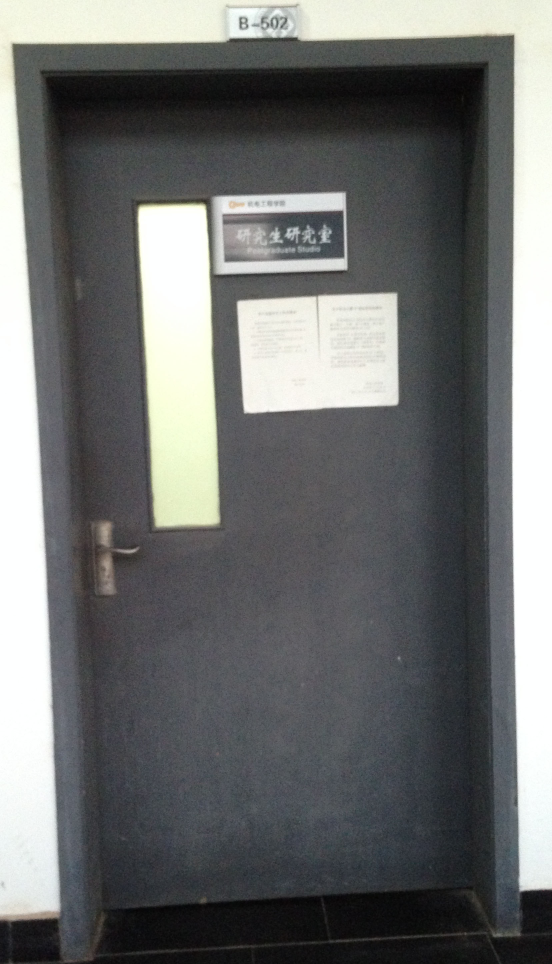
//> input picture examples/IMG_1019.JPG, 1656 x 2892 px (shown at 1/3 size)
$ ./removedistortion ../examples/ ../examples/IMG_1019.JPG   (built with g++ and OpenCV 4)
//> lines starting //> are read from the running program, lines starting //| are printed output that depends on the picture

#include <stdlib.h>
#include <stdio.h>
#include <math.h>
#include <opencv/highgui.h>
#include <opencv/cv.h>
#include <iostream>
#include <dirent.h>
#include <string>
#include <unistd.h>

#define PI 3.14159265

using namespace cv;
using namespace std;

#define CLIP2(minv, maxv, value) (min(maxv, max(minv, value))) // choose the between value
CvMat* cvmGetCol(CvMat * src, int iCol){
    int i;
    int nRow = src->rows;
    CvMat *curCol = cvCreateMat(nRow, 1, src->type);
    for (i = 0; i<nRow; i++)
        cvmSet(curCol, i , 0, cvmGet(src, i , iCol));
    return curCol;
}
// [10 lines of commented-out code are left out]

int main (int argc, char *argv[])
{
    // [5 lines of commented-out code are left out]
    uchar *data_in, *data_affine, *data_scene, *data_interp;
    int height, width, step, channels;

    //int i, j, k;
    //double distp_x, distp_y;
    int  curpi, curpj;

    if(argc<3){
        printf("Usage: main filefolder degree\n\7");
        exit(0);
    }

// X_c is the camera image, X_a is the affinely rectified image, X is the ture image
// X_a = H_1*X_c; X_a=H_2*X
// load the distorted image X_c

    DIR *dir;
    struct dirent *ent;
    dir = opendir(argv[1]);
    string filepath, dirpath;
    dirpath = argv[1];
    int counter_image =0;
    while ((ent = readdir(dir)) != NULL) {


        // [9 lines of commented-out code are left out]
        counter_image++;
        cout << "Num of the Processing image : " << counter_image << endl;
        ostringstream convert;
        convert << counter_image;
        string filename_i = convert.str();
        string if_file = ent->d_name;
        if (if_file == ".." || if_file == "."){
            //cout << "test ---" << endl;
            continue;
        }
        printf("%s\n", ent->d_name);

chdir(argv[1]);
IplImage* img_in = cvLoadImage(ent->d_name);
//> img_in is the input picture: 2892 rows x 1656 cols, CV_8UC3; mean B, G, R 112, 112.5, 110.9
if(!img_in){
    printf("Could not load image file: %s\n", argv[1]);
    exit(0);
}

    // tmp image

    int height_tmp, width_tmp;
    width  = img_in->width;
//> width = 1656
    height = img_in->height;
//> height = 2892
    height_tmp = height*2;
//> height_tmp = 5784
    width_tmp  = width*2;
//> width_tmp = 3312
    channels = img_in->nChannels;
//> channels = 3
    IplImage* tmp_image = cvCreateImage(cvSize(width_tmp, height_tmp), IPL_DEPTH_8U, channels);
    cvZero(tmp_image);

    /*
    char* input_2 = argv[2];
    int input_2_int = atoi(input_2);
    if(input_2_int == 0) {
    */
        cout << "Put original image into the LEFT-TOP of 2x size image. And Success!" << endl;
        for(int i = 0; i<height; i++) {
            for(int j =0; j <width; j++) {
                cvSet2D(tmp_image, i, j, cvGet2D(img_in, i ,j));
            }
        }
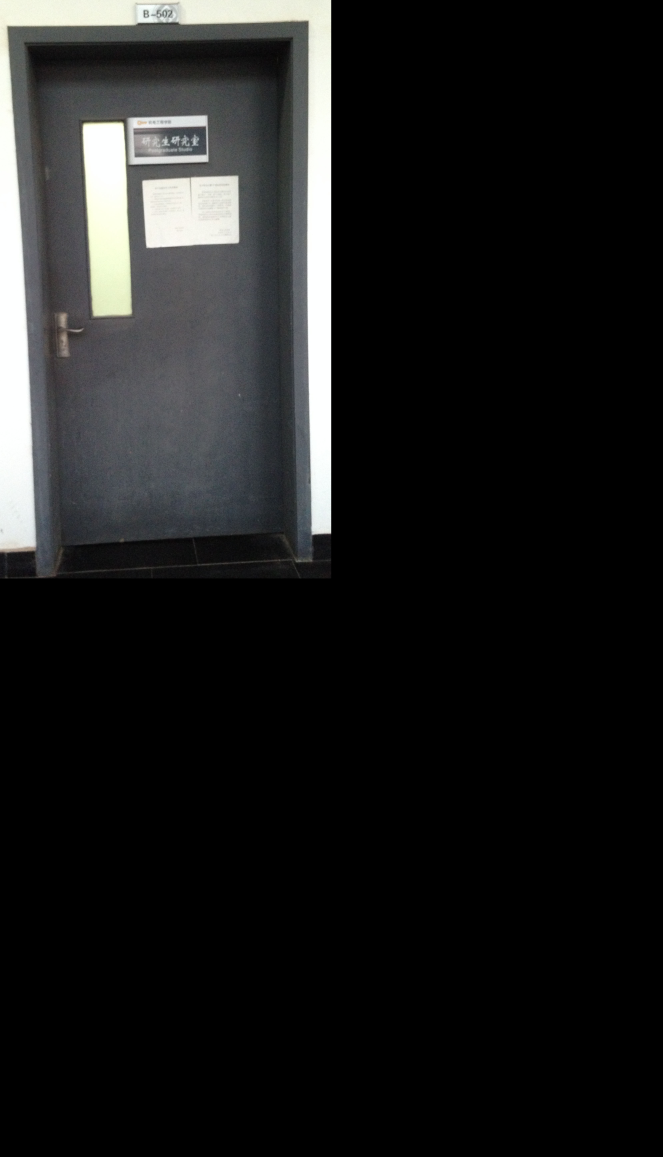
//> tmp_image: 5784 rows x 3312 cols, CV_8UC3 (shown at 1/5 size); mean B, G, R 28, 28.1, 27.7
    // [15 lines of commented-out code are left out]

    img_in = tmp_image;

    // tmp image

height=img_in->height;
//> height = 5784
width=img_in->width;
//> width = 3312
step=img_in->widthStep;
//> step = 9936
channels=img_in->nChannels;
data_in=(uchar *)img_in->imageData;
printf("Processing a %d x %d image with %d channels\n", height, width, channels);
//| Processing a 5784 x 3312 image with 3 channels
CvMat *check = cvCreateMat(height, width, CV_64FC1);
cvZero(check);

// allocate the output image and initialize
IplImage* img_affine = cvCreateImage(cvSize(width, height), IPL_DEPTH_8U, channels);
IplImage* img_scene = cvCreateImage(cvSize(width, height), IPL_DEPTH_8U, channels);
IplImage* img_tmp = cvCreateImage(cvSize(width, height), IPL_DEPTH_8U, channels);
cvZero(img_tmp);
cvZero(img_affine);
cvZero(img_scene);
data_affine = (uchar*)img_affine->imageData;
data_scene = (uchar*)img_scene->imageData;

// remove projective distortion
CvMat * vetex = cvCreateMat(3,4,CV_64FC1);

// [36 lines of commented-out code are left out]

    char* input_2 = argv[2];
    int input_2_int = atoi(input_2);
    string affine_name_t;
    string scene_name_t;
    if(input_2_int == 30) {
        //double vetexdata[] = {1124,1324,1124,1324,1537,1532,1727,1732,1,1,1,1};
        //CvMat  tmp_vetex = cvMat(3,4,CV_64FC1, vetexdata);
        //vetex = (&tmp_vetex);
        cvmSet(vetex,0,0,1124);cvmSet(vetex,1,0,1537);cvmSet(vetex,2,0,1);
        cvmSet(vetex,0,1,1324);cvmSet(vetex,1,1,1532);cvmSet(vetex,2,1,1);
        cvmSet(vetex,0,2,1124);cvmSet(vetex,1,2,1727);cvmSet(vetex,2,2,1);
        cvmSet(vetex,0,3,1324);cvmSet(vetex,1,3,1732);cvmSet(vetex,2,3,1);
        for(int x =0; x< 3;x++)
        {
            for(int y=0; y< 4;y++)
            {
                printf("%lf ",cvmGet(vetex,x,y));

            }
            cout<<endl;
        }
        affine_name_t.append("affine_");
        affine_name_t.append("30_");
        affine_name_t.append(filename_i);
        affine_name_t.append(".jpg");
        scene_name_t.append("scene_");
        scene_name_t.append("30_");
        scene_name_t.append(filename_i);
        scene_name_t.append(".jpg");

    }
    if(input_2_int == 45) {
        //double vetexdata[] = {1124,1324,1124,1324,1537,1532,1727,1732,1,1,1,1};
        //CvMat  tmp_vetex = cvMat(3,4,CV_64FC1, vetexdata);
        //vetex = (&tmp_vetex);
        cvmSet(vetex,0,0,1074);cvmSet(vetex,1,0,1540);cvmSet(vetex,2,0,1);
        cvmSet(vetex,0,1,1374);cvmSet(vetex,1,1,1532);cvmSet(vetex,2,1,1);
        cvmSet(vetex,0,2,1074);cvmSet(vetex,1,2,1724);cvmSet(vetex,2,2,1);
        cvmSet(vetex,0,3,1374);cvmSet(vetex,1,3,1732);cvmSet(vetex,2,3,1);
        for(int x =0; x< 3;x++)
        {
            for(int y=0; y< 4;y++)
            {
                printf("%lf ",cvmGet(vetex,x,y));

            }
            cout<<endl;
        }
        affine_name_t.append("affine_");
        affine_name_t.append("45_");
        affine_name_t.append(filename_i);
        affine_name_t.append(".jpg");
        scene_name_t.append("scene_");
        scene_name_t.append("45_");
        scene_name_t.append(filename_i);
        scene_name_t.append(".jpg");

    }
    if(input_2_int == 60) {
        //double vetexdata[] = {1124,1324,1124,1324,1537,1532,1727,1732,1,1,1,1};
        //CvMat  tmp_vetex = cvMat(3,4,CV_64FC1, vetexdata);
        //vetex = (&tmp_vetex);
        cvmSet(vetex,0,0,1024);cvmSet(vetex,1,0,1542);cvmSet(vetex,2,0,1);
        cvmSet(vetex,0,1,1424);cvmSet(vetex,1,1,1532);cvmSet(vetex,2,1,1);
        cvmSet(vetex,0,2,1024);cvmSet(vetex,1,2,1722);cvmSet(vetex,2,2,1);
        cvmSet(vetex,0,3,1424);cvmSet(vetex,1,3,1732);cvmSet(vetex,2,3,1);
        for(int x =0; x< 3;x++)
        {
            for(int y=0; y< 4;y++)
            {
                printf("%lf ",cvmGet(vetex,x,y));

            }
            cout<<endl;
        }
        affine_name_t.append("affine_");
        affine_name_t.append("60_");
        affine_name_t.append(filename_i);
        affine_name_t.append(".jpg");
        scene_name_t.append("scene_");
        scene_name_t.append("60_");
        scene_name_t.append(filename_i);
        scene_name_t.append(".jpg");

    }
    if(input_2_int == 75) {
        //double vetexdata[] = {1124,1324,1124,1324,1537,1532,1727,1732,1,1,1,1};
        //CvMat  tmp_vetex = cvMat(3,4,CV_64FC1, vetexdata);
        //vetex = (&tmp_vetex);
        cvmSet(vetex,0,0,924);cvmSet(vetex,1,0,1545);cvmSet(vetex,2,0,1);
        cvmSet(vetex,0,1,1524);cvmSet(vetex,1,1,1532);cvmSet(vetex,2,1,1);
        cvmSet(vetex,0,2,924);cvmSet(vetex,1,2,1719);cvmSet(vetex,2,2,1);
        cvmSet(vetex,0,3,1524);cvmSet(vetex,1,3,1732);cvmSet(vetex,2,3,1);
        for(int x =0; x< 3;x++)
        {
            for(int y=0; y< 4;y++)
            {
                printf("%lf ",cvmGet(vetex,x,y));

            }
            cout<<endl;
        }
        affine_name_t.append("affine_");
        affine_name_t.append("75_");
        affine_name_t.append(filename_i);
        affine_name_t.append(".jpg");
        scene_name_t.append("scene_");
        scene_name_t.append("75_");
        scene_name_t.append(filename_i);
        scene_name_t.append(".jpg");

    }

    const char * affine_name = affine_name_t.c_str();
    const char * scene_name = scene_name_t.c_str();


// ************* Affine Rectification ****************
CvMat *l1 = cvCreateMat(3,1,CV_64FC1);
CvMat *l2 = cvCreateMat(3,1,CV_64FC1);
CvMat *m1 = cvCreateMat(3,1,CV_64FC1);
CvMat *m2 = cvCreateMat(3,1,CV_64FC1);

CvMat *v1 = cvCreateMat(3,1,CV_64FC1);
CvMat *v2 = cvCreateMat(3,1,CV_64FC1);

CvMat *vanishL = cvCreateMat(3,1,CV_64FC1);

// p28 result2.4: l = X x X'
cvCrossProduct(cvmGetCol(vetex,0), cvmGetCol(vetex,1), l1);
cvCrossProduct(cvmGetCol(vetex,2), cvmGetCol(vetex,3), l2);
cvCrossProduct(cvmGetCol(vetex,0), cvmGetCol(vetex,2), m1);
cvCrossProduct(cvmGetCol(vetex,1), cvmGetCol(vetex,3), m2);
// p27 result2.2: X = l x l'
cvCrossProduct(l1, l2, v1);
cvCrossProduct(m1, m2, v2);

cvCrossProduct(v1, v2, vanishL);

// normalize vanishing line
// in order to map the distorted image back to the image window
// the result of following code is vanishL(x,y,1)
double scale = 1.0;
cvmSet(vanishL,0,0,cvmGet(vanishL,0,0)/cvmGet(vanishL,2,0)*scale);
cvmSet(vanishL,1,0,cvmGet(vanishL,1,0)/cvmGet(vanishL,2,0)*scale);
cvmSet(vanishL,2,0,1.0*scale);


/*
     [1 0 0]
  H1=[0 1 0]
     [x y 1] ->vanishL
  */
double H1data[] = {1,0,0,0,1,0,cvmGet(vanishL,0,0),cvmGet(vanishL,1,0),cvmGet(vanishL,2,0)};
CvMat H1 = cvMat(3,3,CV_64FC1, H1data);

// transform X_a = H_1 * X_c, where X_a is the affinely rectified image.
CvMat * ptx = cvCreateMat(3,1,CV_64FC1);
CvMat * ptxp = cvCreateMat(3,1,CV_64FC1);

cvmSet(&H1,2,2,1.0);
for (int i=0; i<height; i++){    // y - ver
    for(int j=0; j<width; j++){    // x - ver
        // set X_c
        cvmSet(ptxp,0,0,(double)j);
        cvmSet(ptxp,1,0,(double)i);
        cvmSet(ptxp,2,0,1.0);

        // compute X_a
        cvMatMul(&H1, ptxp, ptx);    // cvMatMul(src1, src2, dst)  , dst = src1*src2
        curpi = CLIP2(0, height-1, (int)(cvmGet(ptx,1,0)/cvmGet(ptx,2,0)));
        curpj = CLIP2(0, width-1, (int)(cvmGet(ptx,0,0)/cvmGet(ptx,2,0)));

        cvSet2D(img_affine, curpi, curpj, cvGet2D(img_in,i,j));
        cvmSet(check, curpi,curpj,1);
    }
}
//> img_affine: 5784 rows x 3312 cols, CV_8UC3; every value is 0
//> after the loop, ptxp = [3311, 5783, 1]; ptx = [3311, 5783, nan]; curpi = 0; curpj = 0

//  output reconstructed affine image
/*if (img_interp != NULL) {
	cvReleaseImage(&img_interp);
}*/
IplImage* img_interp = cvCloneImage(img_affine);
data_interp = (uchar *)img_interp->imageData;

// interpolation
double count;
for(int i=1; i<height-1; i++){      // y - ver
    for (int j=1; j<width -1; j++){     // x - ver
        if(cvmGet(check,i,j)== 0){
            count = (cvmGet(check,i-1,j)==1)+(cvmGet(check,i+1,j)==1)+
                    (cvmGet(check,i,j-1)==1)+(cvmGet(check,i,j+1)==1)+
                    (cvmGet(check,i-1,j-1)==1)+(cvmGet(check,i-1,j+1)==1)+
                    (cvmGet(check,i+1,j-1)==1)+(cvmGet(check,i+1,j+1)==1);
            if(count != 0){
                for(int k=0; k <channels; k++)
                    data_interp[i*step+j*channels+k] = (int)((data_affine[(i-1)*step+j    *channels+k]+data_affine[(i+1)*step+j    *channels+k]+
                                                              data_affine[i    *step+(j-1)*channels+k]+data_affine[i    *step+(j+1)*channels+k]+
                                                              data_affine[(i-1)*step+(j-1)*channels+k]+data_affine[(i-1)*step+(j+1)*channels+k]+
                                                              data_affine[(i+1)*step+(j-1)*channels+k]+data_affine[(i+1)*step+(j+1)*channels+k]
                                                              )/count);
            }
        }
    }
}
//> after the loop, count = 0
//if (img_affine != NULL) {
	cvReleaseImage(&img_affine);
//
img_affine = cvCloneImage(img_interp);
chdir("..");
//> (the run ends here: the program stops with an error, at `if(!cvSaveImage(affine_name, img_affine))`)

$ run again, on examples/rotate_scene_75_4.jpg
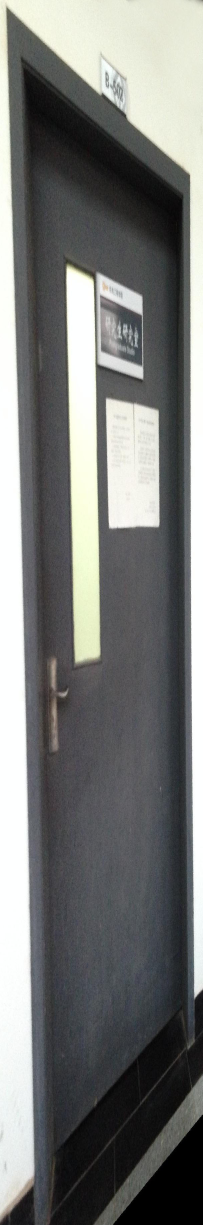
//> input picture examples/rotate_scene_75_4.jpg, 608 x 3674 px (shown at 1/3 size)
//> img_in is the input picture: 3674 rows x 608 cols, CV_8UC3; mean B, G, R 117.9, 119.5, 118.2
//> after the loop `for(int i = 0; i<height; i++)`:
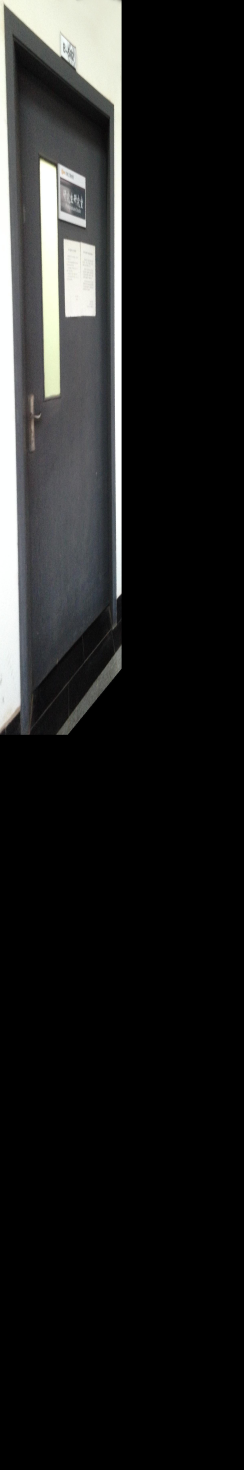
//> tmp_image: 7348 rows x 1216 cols, CV_8UC3 (shown at 1/5 size); mean B, G, R 29.5, 29.9, 29.5
//| Processing a 7348 x 1216 image with 3 channels
//> after the loop `for (int i=0; i<height; i++)`: ptxp = [1215, 7347, 1]; ptx = [1215, 7347, nan]; curpi = 0
